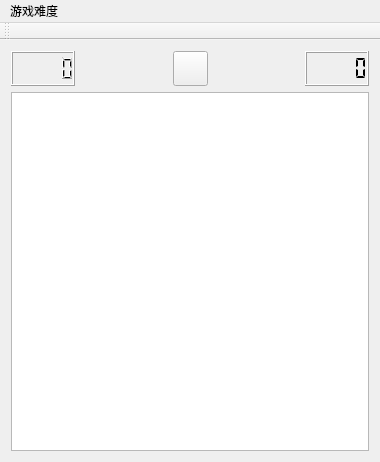
<?xml version="1.0" encoding="UTF-8"?>
<ui version="4.0">
 <class>MSaoLeiClass</class>
 <widget class="QMainWindow" name="MSaoLeiClass">
  <property name="geometry">
   <rect>
    <x>0</x>
    <y>0</y>
    <width>380</width>
    <height>462</height>
   </rect>
  </property>
  <property name="sizePolicy">
   <sizepolicy hsizetype="Preferred" vsizetype="Preferred">
    <horstretch>0</horstretch>
    <verstretch>0</verstretch>
   </sizepolicy>
  </property>
  <property name="windowTitle">
   <string>MSaoLei</string>
  </property>
  <widget class="QWidget" name="centralWidget">
   <layout class="QVBoxLayout" name="verticalLayout">
    <item>
     <layout class="QHBoxLayout" name="horizontalLayout">
      <item>
       <widget class="QLCDNumber" name="lcdNumber">
        <property name="font">
         <font>
          <family>楷体</family>
          <pointsize>14</pointsize>
          <weight>75</weight>
          <bold>true</bold>
         </font>
        </property>
       </widget>
      </item>
      <item>
       <spacer name="horizontalSpacer">
        <property name="orientation">
         <enum>Qt::Horizontal</enum>
        </property>
        <property name="sizeHint" stdset="0">
         <size>
          <width>40</width>
          <height>20</height>
         </size>
        </property>
       </spacer>
      </item>
      <item>
       <widget class="QPushButton" name="pushButton">
        <property name="minimumSize">
         <size>
          <width>35</width>
          <height>35</height>
         </size>
        </property>
        <property name="maximumSize">
         <size>
          <width>35</width>
          <height>35</height>
         </size>
        </property>
        <property name="font">
         <font>
          <family>楷体</family>
          <pointsize>14</pointsize>
          <weight>50</weight>
          <bold>false</bold>
         </font>
        </property>
        <property name="text">
         <string/>
        </property>
       </widget>
      </item>
      <item>
       <spacer name="horizontalSpacer_2">
        <property name="orientation">
         <enum>Qt::Horizontal</enum>
        </property>
        <property name="sizeHint" stdset="0">
         <size>
          <width>40</width>
          <height>20</height>
         </size>
        </property>
       </spacer>
      </item>
      <item>
       <widget class="QLCDNumber" name="lcdNumber_2">
        <property name="font">
         <font>
          <family>楷体</family>
          <pointsize>20</pointsize>
         </font>
        </property>
        <property name="segmentStyle">
         <enum>QLCDNumber::Flat</enum>
        </property>
       </widget>
      </item>
     </layout>
    </item>
    <item>
     <widget class="QTableWidget" name="tableWidget">
      <property name="verticalScrollBarPolicy">
       <enum>Qt::ScrollBarAlwaysOff</enum>
      </property>
      <property name="horizontalScrollBarPolicy">
       <enum>Qt::ScrollBarAlwaysOff</enum>
      </property>
      <property name="rowCount">
       <number>0</number>
      </property>
      <attribute name="horizontalHeaderVisible">
       <bool>false</bool>
      </attribute>
      <attribute name="horizontalHeaderDefaultSectionSize">
       <number>35</number>
      </attribute>
      <attribute name="horizontalHeaderMinimumSectionSize">
       <number>35</number>
      </attribute>
      <attribute name="horizontalHeaderShowSortIndicator" stdset="0">
       <bool>false</bool>
      </attribute>
      <attribute name="verticalHeaderVisible">
       <bool>false</bool>
      </attribute>
      <attribute name="verticalHeaderDefaultSectionSize">
       <number>35</number>
      </attribute>
      <attribute name="verticalHeaderHighlightSections">
       <bool>true</bool>
      </attribute>
      <attribute name="verticalHeaderMinimumSectionSize">
       <number>35</number>
      </attribute>
     </widget>
    </item>
   </layout>
  </widget>
  <widget class="QMenuBar" name="menuBar">
   <property name="geometry">
    <rect>
     <x>0</x>
     <y>0</y>
     <width>380</width>
     <height>23</height>
    </rect>
   </property>
   <widget class="QMenu" name="menu">
    <property name="title">
     <string>游戏难度</string>
    </property>
    <addaction name="actionlow"/>
    <addaction name="actionMidhight"/>
    <addaction name="actionHight"/>
   </widget>
   <addaction name="menu"/>
  </widget>
  <widget class="QToolBar" name="mainToolBar">
   <attribute name="toolBarArea">
    <enum>TopToolBarArea</enum>
   </attribute>
   <attribute name="toolBarBreak">
    <bool>false</bool>
   </attribute>
  </widget>
  <action name="actionlow">
   <property name="text">
    <string>低难度</string>
   </property>
  </action>
  <action name="actionMidhight">
   <property name="text">
    <string>中等难度</string>
   </property>
  </action>
  <action name="actionHight">
   <property name="text">
    <string>高难度</string>
   </property>
  </action>
 </widget>
 <layoutdefault spacing="6" margin="11"/>
 <resources>
  <include location="MSaoLei.qrc"/>
 </resources>
 <connections/>
</ui>
